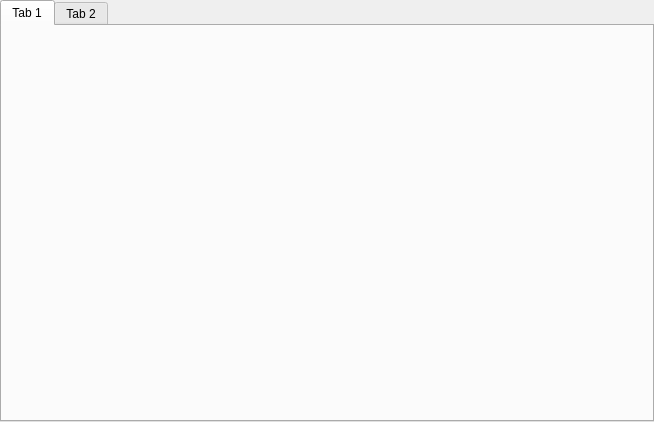
<?xml version="1.0" encoding="UTF-8"?>
<ui version="4.0">
 <class>KDynaClass</class>
 <widget class="QWidget" name="KDynaClass">
  <property name="geometry">
   <rect>
    <x>0</x>
    <y>0</y>
    <width>654</width>
    <height>422</height>
   </rect>
  </property>
  <property name="windowTitle">
   <string>激发仿真软件研发支撑服务平台</string>
  </property>
  <layout class="QVBoxLayout" name="verticalLayout">
   <property name="spacing">
    <number>0</number>
   </property>
   <property name="leftMargin">
    <number>0</number>
   </property>
   <property name="topMargin">
    <number>0</number>
   </property>
   <property name="rightMargin">
    <number>0</number>
   </property>
   <property name="bottomMargin">
    <number>0</number>
   </property>
   <item>
    <widget class="QTabWidget" name="tabWidget">
     <widget class="QWidget" name="tab">
      <attribute name="title">
       <string>Tab 1</string>
      </attribute>
     </widget>
     <widget class="QWidget" name="tab_2">
      <attribute name="title">
       <string>Tab 2</string>
      </attribute>
     </widget>
    </widget>
   </item>
  </layout>
 </widget>
 <layoutdefault spacing="6" margin="11"/>
 <resources/>
 <connections/>
</ui>
